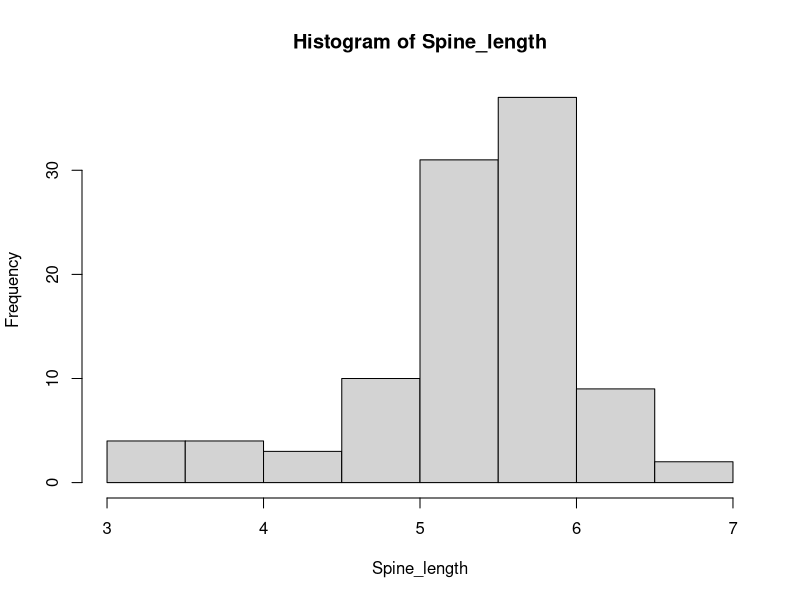
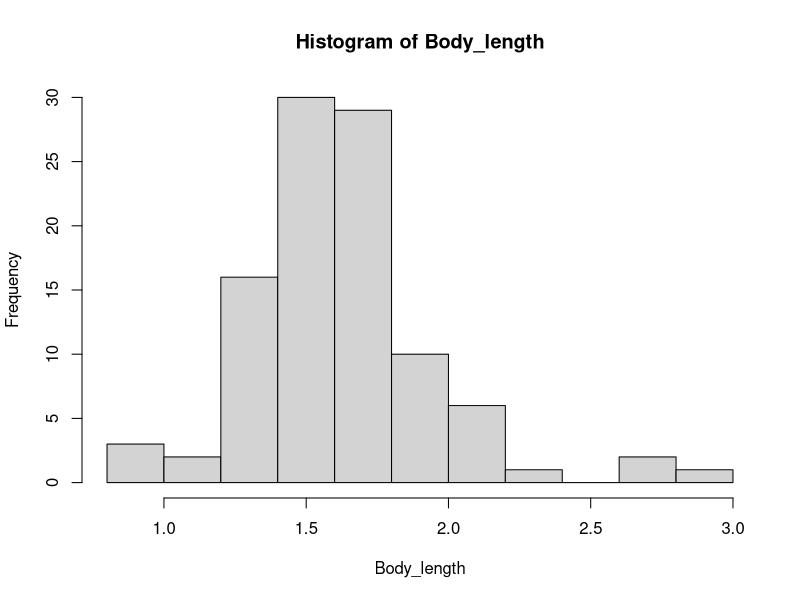
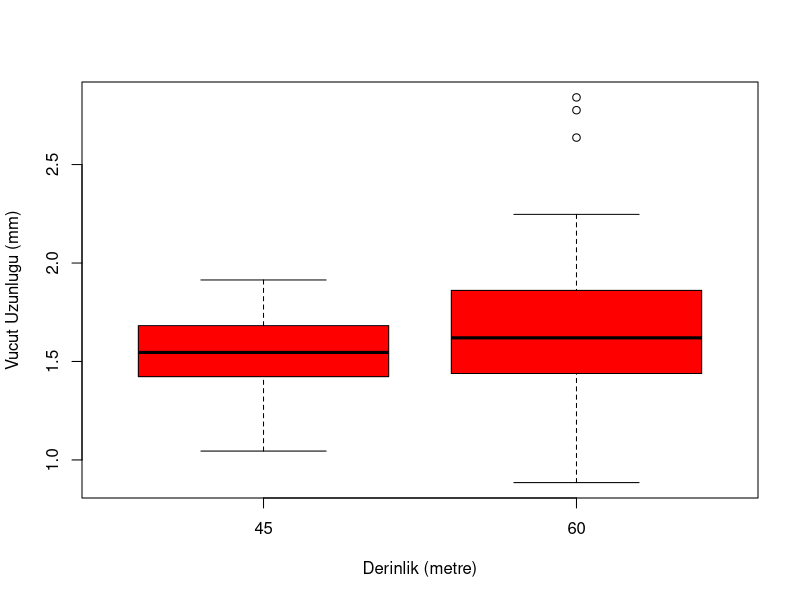
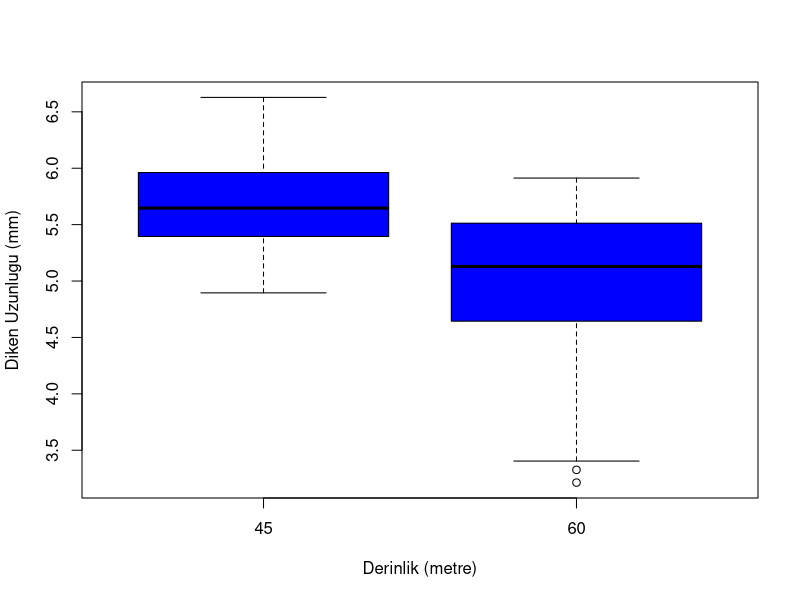
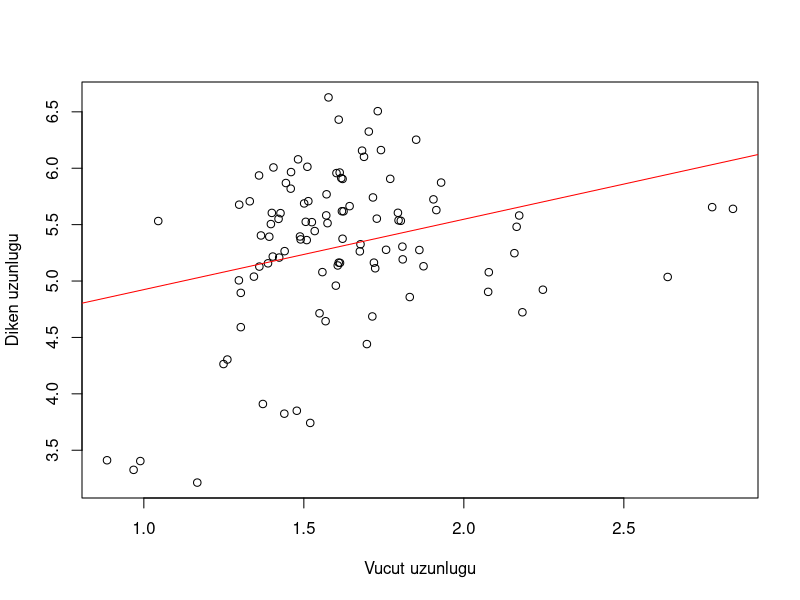
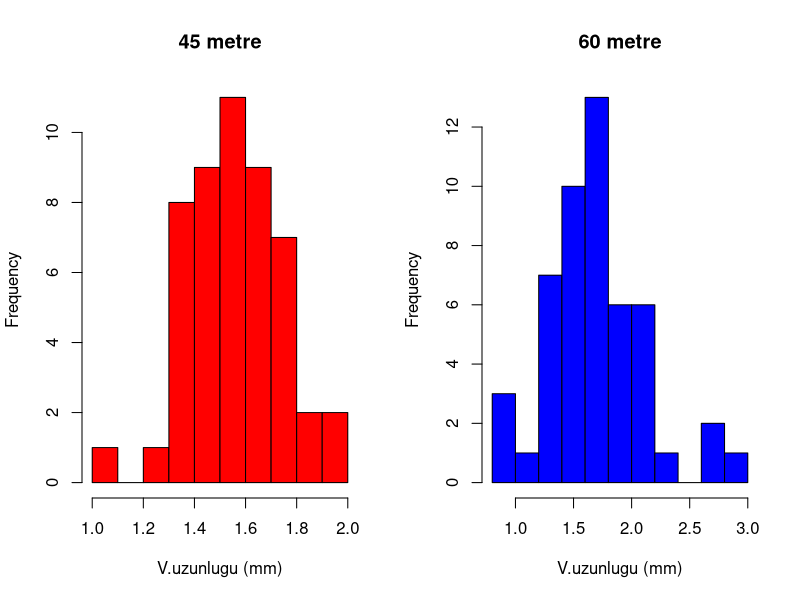
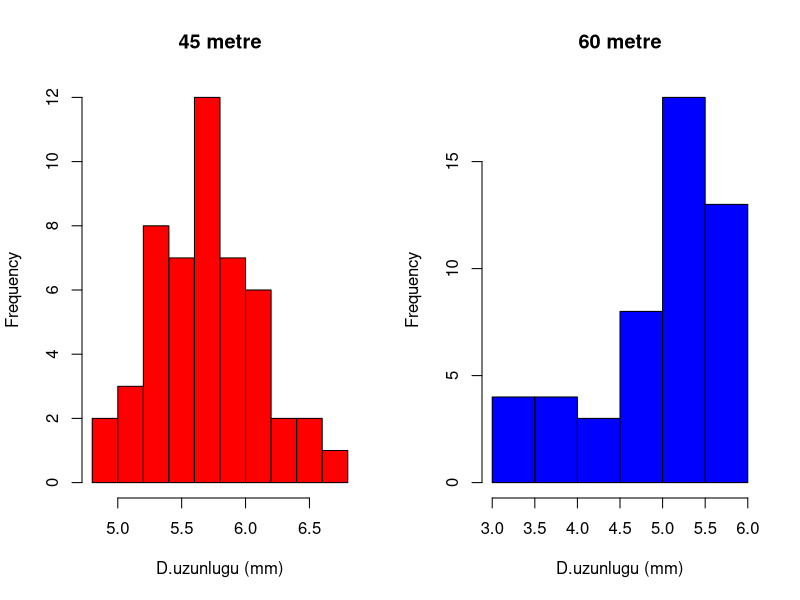
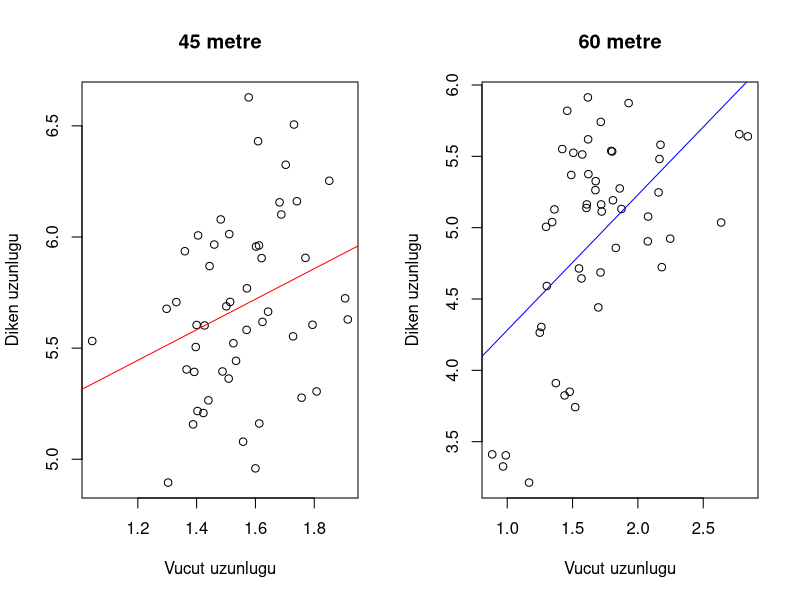

The R source for these figures, in order:
# Verileri okuyun
par(mfrow = c(1,1))
Bytho_data <- read.csv("Data/Bytho.csv",header = TRUE)
head(Bytho_data)
names(Bytho_data)

# verileri duzenlemek
Bytho_data$Depth <- factor(Bytho_data$Depth)
Bytho_data <- na.omit(Bytho_data)

# Distal igne uzunlugu histogramlari
with(Bytho_data,hist(Spine_length))
with(Bytho_data,hist(Body_length))

with(Bytho_data,boxplot(Body_length~Depth,xlab = "Derinlik (metre)", ylab = "Vucut Uzunlugu (mm)",col = "red"))

# Derinlige bagli olarak vucut uzunlugu karsilastirmasi
t.test(Bytho_data$Body_length~Bytho_data$Depth)
sd(subset(Bytho_data,Depth == 45)$Body_length)
sd(subset(Bytho_data,Depth == 60)$Body_length)

# Diken uzunlugu
with(Bytho_data,boxplot(Spine_length~Depth,
                       xlab = "Derinlik (metre)", ylab = "Diken Uzunlugu (mm)",col = "blue"))



# Korelasyon
cor(Bytho_data$Body_length,Bytho_data$Spine_length)
cor.test(Bytho_data$Body_length,Bytho_data$Spine_length)

plot(Bytho_data$Body_length, Bytho_data$Spine_length,
      xlab = "Vucut uzunlugu", ylab = "Diken uzunlugu")

# Lineer regresyon
model_1 <- lm(data = Bytho_data, Spine_length ~ Body_length)

summary(model_1)

abline(model_1, col = "red")


# Peki gruplarin kendi icinde durum nedir
mg_45 <- subset(Bytho_data,Depth==45)
mg_60 <- subset(Bytho_data,Depth==60)

par(mfrow = c(1,2))
with(data = mg_45, hist(Body_length,xlab = "V.uzunlugu (mm)", col = "red", 
                        main = "45 metre"))
with(data = mg_60, hist(Body_length,xlab = "V.uzunlugu (mm)", col = "blue",
                        main = "60 metre"))

with(data = mg_45, hist(Spine_length,xlab = "D.uzunlugu (mm)", col = "red",
                        main = "45 metre"))

with(data = mg_60, hist(Spine_length,xlab = "D.uzunlugu (mm)", col = "blue",
                        main = "60 metre"))

# 45 metre grubu icin korelasyon ve grafik

par(mfrow = c(1,2))
cor.test(mg_45$Body_length,mg_45$Spine_length)

plot(mg_45$Body_length,mg_45$Spine_length,
     xlab = "Vucut uzunlugu", ylab = "Diken uzunlugu",main = "45 metre")

model_45 <- lm(data = mg_45, Spine_length ~ Body_length)
summary(model_45)

abline(model_45, col = "red")



# 60 metre grubu icin korelasyon ve grafik
cor.test(mg_60$Body_length,mg_60$Spine_length)

plot(mg_60$Body_length,mg_60$Spine_length,
     xlab = "Vucut uzunlugu", ylab = "Diken uzunlugu",main = "60 metre")

model_60 <- lm(data = mg_60, Spine_length ~ Body_length)
summary(model_60)

abline(model_60, col = "blue")

